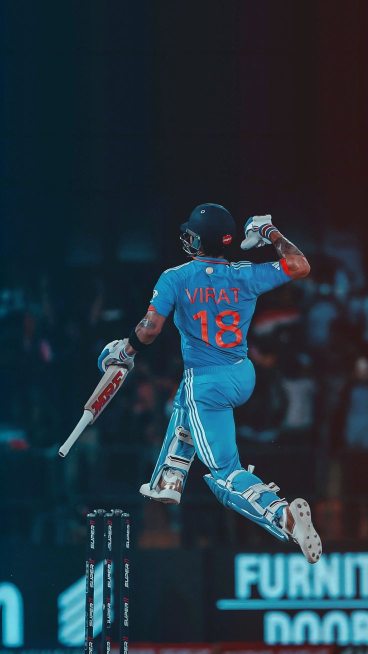
#> input picture 0_Virat_Kohli_2.jpeg, 736 x 1308 px, found by its file name (shown at 1/2 size)
$ python 3_grayscale_image.py
#> lines starting #> are read from the running program, lines starting #| are printed output that depends on the picture
import cv2
import numpy as np
# Read the image in grayscale mode
image = cv2.imread('SEM-5 Codes/lastday/0_Virat_Kohli_2.jpeg', cv2.IMREAD_GRAYSCALE)
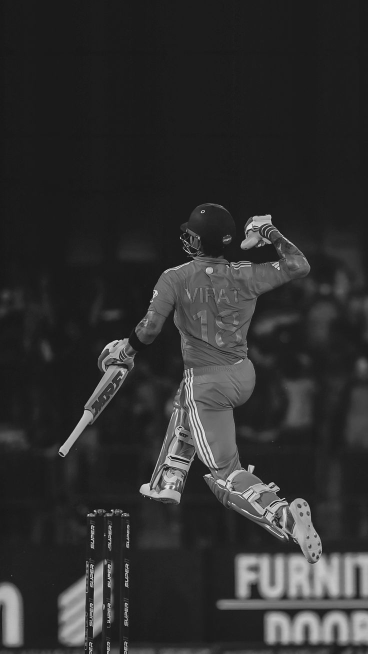
#> image: shape (1308, 736) (shown at 1/2 size); min 0, max 255, mean 47.5
# Check if the image is loaded successfully
if image is None:
        print("Error: Could not load the image.")
else:
# Resize the image to 256x256
    image_resized = cv2.resize(image, (256, 256))
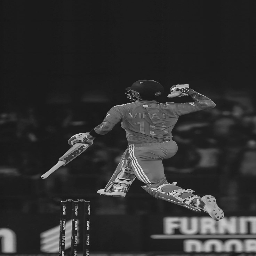
#> image_resized: shape (256, 256); min 13, max 239, mean 47.5
# Add 20 to each intensity value and ensure pixel values remain in range (0-255)
modified_image = cv2.add(image_resized, 50)
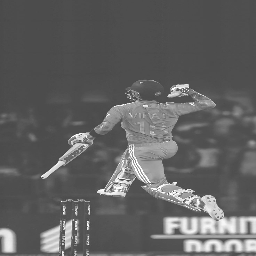
#> modified_image: shape (256, 256); min 63, max 255, mean 97.4
# Save the modified image to a new file
cv2.imwrite('modified_image.jpg', modified_image)
# Display the original and modified images
cv2.imshow('Original Image', image_resized)
cv2.imshow('Modified Image', modified_image)
# Wait for a key press and close all windows
cv2.waitKey(0)
cv2.destroyAllWindows()
